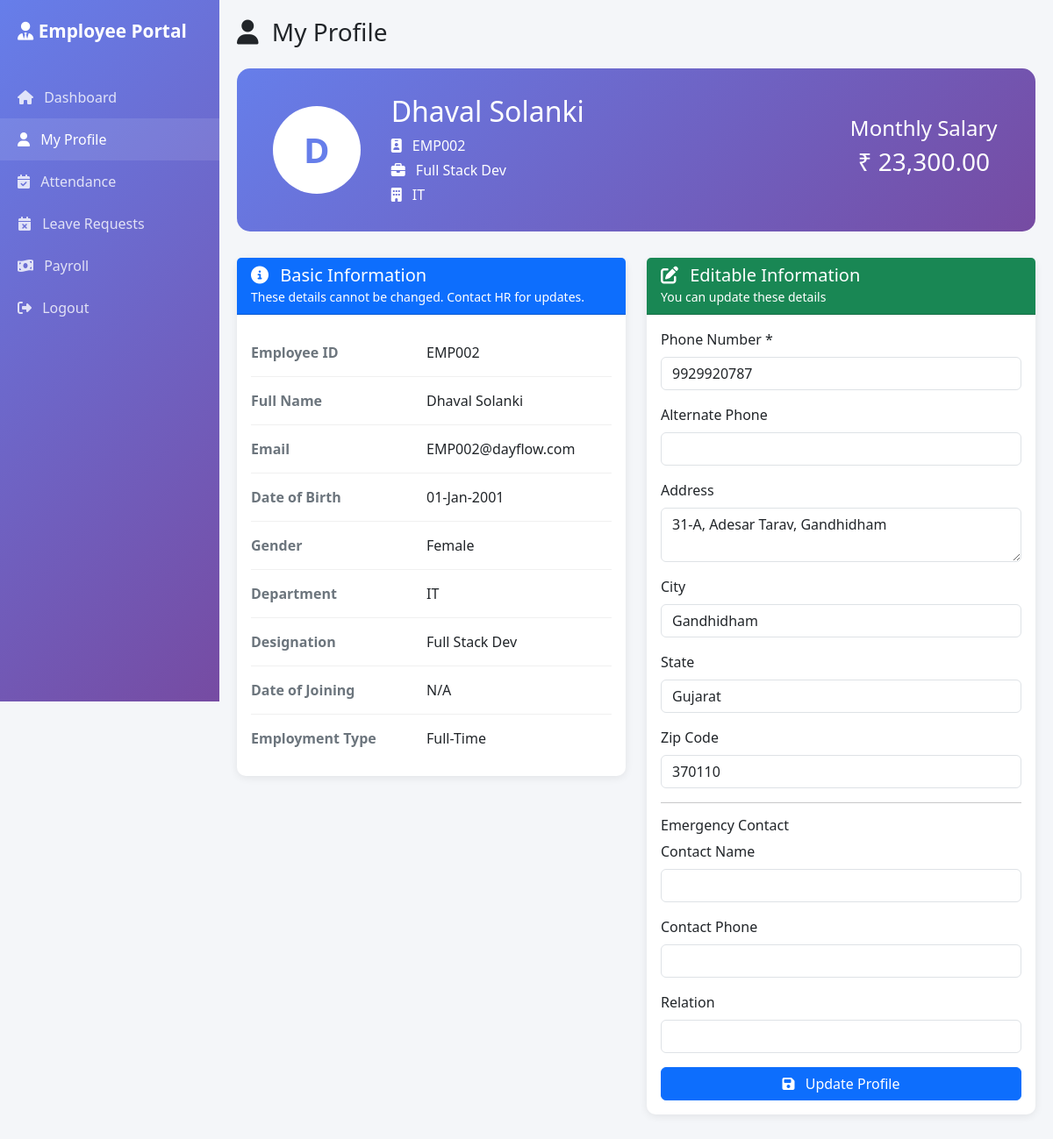
/employee/profile.php (signed in), run on the app's committed database.
### tables this page shows
CREATE TABLE `employees` (
  `id` int(11) NOT NULL,
  `user_id` int(11) NOT NULL,
  `employee_id` varchar(20) NOT NULL,
  `first_name` varchar(50) NOT NULL,
  `last_name` varchar(50) NOT NULL,
  `full_name` varchar(100) GENERATED ALWAYS AS (concat(`first_name`,' ',`last_name`)) STORED,
  `date_of_birth` date DEFAULT NULL,
  `gender` enum('Male','Female','Other') DEFAULT NULL,
  `phone` varchar(15) DEFAULT NULL,
  `alternate_phone` varchar(15) DEFAULT NULL,
  `address` text DEFAULT NULL,
  `city` varchar(50) DEFAULT NULL,
  `state` varchar(50) DEFAULT NULL,
  `zip_code` varchar(10) DEFAULT NULL,
  `country` varchar(50) DEFAULT 'India',
  `profile_picture` varchar(255) DEFAULT NULL,
  `department` varchar(100) DEFAULT NULL,
  `designation` varchar(100) DEFAULT NULL,
  `date_of_joining` date DEFAULT NULL,
  `employment_type` enum('Full-Time','Part-Time','Contract','Intern') DEFAULT 'Full-Time',
  `reporting_manager` int(11) DEFAULT NULL,
  `emergency_contact_name` varchar(100) DEFAULT NULL,
  `emergency_contact_phone` varchar(15) DEFAULT NULL,
  `emergency_contact_relation` varchar(50) DEFAULT NULL,
  `bank_name` varchar(100) DEFAULT NULL,
  `bank_account_number` varchar(30) DEFAULT NULL,
  `bank_ifsc` varchar(20) DEFAULT NULL,
  `pan_number` varchar(10) DEFAULT NULL,
  `aadhar_number` varchar(12) DEFAULT NULL,
  `created_at` timestamp NOT NULL DEFAULT current_timestamp(),
  `updated_at` timestamp NOT NULL DEFAULT current_timestamp() ON UPDATE current_timestamp()
);

CREATE TABLE `salary_structure` (
  `id` int(11) NOT NULL,
  `employee_id` int(11) NOT NULL,
  `basic_salary` decimal(10,2) NOT NULL DEFAULT 0.00,
  `hra` decimal(10,2) DEFAULT 0.00,
  `conveyance_allowance` decimal(10,2) DEFAULT 0.00,
  `medical_allowance` decimal(10,2) DEFAULT 0.00,
  `special_allowance` decimal(10,2) DEFAULT 0.00,
  `other_allowances` decimal(10,2) DEFAULT 0.00,
  `pf_deduction` decimal(10,2) DEFAULT 0.00,
  `tax_deduction` decimal(10,2) DEFAULT 0.00,
  `other_deductions` decimal(10,2) DEFAULT 0.00,
  `gross_salary` decimal(10,2) GENERATED ALWAYS AS (`basic_salary` + `hra` + `conveyance_allowance` + `medical_allowance` + `special_allowance` + `other_allowances`) STORED,
  `total_deductions` decimal(10,2) GENERATED ALWAYS AS (`pf_deduction` + `tax_deduction` + `other_deductions`) STORED,
  `net_salary` decimal(10,2) GENERATED ALWAYS AS (`basic_salary` + `hra` + `conveyance_allowance` + `medical_allowance` + `special_allowance` + `other_allowances` - `pf_deduction` - `tax_deduction` - `other_deductions`) STORED,
  `effective_from` date NOT NULL,
  `created_at` timestamp NOT NULL DEFAULT current_timestamp(),
  `updated_at` timestamp NOT NULL DEFAULT current_timestamp() ON UPDATE current_timestamp()
);

CREATE TABLE `users` (
  `user_id` int(11) NOT NULL,
  `employee_id` varchar(20) NOT NULL,
  `email` varchar(100) NOT NULL,
  `password_hash` varchar(255) NOT NULL,
  `role_id` int(11) NOT NULL DEFAULT 3,
  `is_verified` tinyint(1) DEFAULT 1,
  `reset_token` varchar(100) DEFAULT NULL,
  `reset_token_expiry` datetime DEFAULT NULL,
  `last_login` datetime DEFAULT NULL,
  `is_active` tinyint(1) DEFAULT 1,
  `created_at` timestamp NOT NULL DEFAULT current_timestamp(),
  `updated_at` timestamp NOT NULL DEFAULT current_timestamp() ON UPDATE current_timestamp()
);

### config/db.php (called while the page is built, shortened)
<?php
function formatDate($date, $format = 'd-M-Y') {
    return empty($date) || $date === '0000-00-00' ? 'N/A' : date($format, strtotime($date));
}
function formatCurrency($amount) {
    return '₹ ' . number_format((float)$amount, 2);
}
?>

### employee/profile.php (the view, shortened to what this page needs)
<?php
require_once '../config/db.php';
$db = getDB();
$employeeId = getCurrentEmployeeId();
try {
    $stmt = $db->prepare("
        SELECT e.*, u.email, s.net_salary
        FROM employees e
        INNER JOIN users u ON e.user_id = u.user_id
        LEFT JOIN salary_structure s ON e.id = s.employee_id
        WHERE e.id = ?
    ");
    $stmt->execute([$employeeId]);
    $employee = $stmt->fetch();
} catch(PDOException $e) {
    error_log($e->getMessage());
    redirect('employee/dashboard.php');
}
?>
<!DOCTYPE html>
<html lang="en">
<head>
    <link href="https://cdn.jsdelivr.net/npm/bootstrap@5.3.0/dist/css/bootstrap.min.css" rel="stylesheet">
    <link rel="stylesheet" href="https://cdnjs.cloudflare.com/ajax/libs/font-awesome/6.4.0/css/all.min.css">
</head>
<body>
    <div class="sidebar">
        <div class="logo"><i class="fas fa-user-tie"></i> Employee Portal</div>
        <nav class="nav flex-column mt-3">
            <a class="nav-link" href="dashboard.php"><i class="fas fa-home me-2"></i> Dashboard</a>
            <a class="nav-link active" href="profile.php"><i class="fas fa-user me-2"></i> My Profile</a>
            <a class="nav-link" href="attendance.php"><i class="fas fa-calendar-check me-2"></i> Attendance</a>
            <a class="nav-link" href="leave.php"><i class="fas fa-calendar-times me-2"></i> Leave Requests</a>
            <a class="nav-link" href="payroll.php"><i class="fas fa-money-bill-wave me-2"></i> Payroll</a>
            <a class="nav-link" href="../auth/logout.php"><i class="fas fa-sign-out-alt me-2"></i> Logout</a>
        </nav>
    </div>
    <div class="main-content">
        <h3 class="mb-4"><i class="fas fa-user me-2"></i> My Profile</h3>
        <div class="profile-header">
            <div class="row align-items-center">
                <div class="col-md-2 text-center">
                    <div class="profile-avatar mx-auto">
                        <?php echo strtoupper(substr($employee['first_name'], 0, 1)); ?>
                    </div>
                </div>
                <div class="col-md-7">
                    <h2><?php echo $employee['full_name']; ?></h2>
                    <p class="mb-1"><i class="fas fa-id-badge me-2"></i> <?php echo $employee['employee_id']; ?></p>
                    <p class="mb-1"><i class="fas fa-briefcase me-2"></i> <?php echo $employee['designation']; ?></p>
                    <p class="mb-0"><i class="fas fa-building me-2"></i> <?php echo $employee['department']; ?></p>
                </div>
                <div class="col-md-3 text-center">
                    <h4>Monthly Salary</h4>
                    <h3><?php echo formatCurrency($employee['net_salary'] ?? 0); ?></h3>
                </div>
            </div>
        </div>
        <div class="row">
            <div class="col-lg-6">
                <div class="card">
                    <div class="card-header bg-primary text-white">
                        <h5 class="mb-0"><i class="fas fa-info-circle me-2"></i> Basic Information</h5>
                        <small>These details cannot be changed. Contact HR for updates.</small>
                    </div>
                    <div class="card-body">
                        <div class="info-row">
                            <div class="info-label">Employee ID</div>
                            <div class="info-value"><?php echo $employee['employee_id']; ?></div>
                        </div>
                        <div class="info-row">
                            <div class="info-label">Full Name</div>
                            <div class="info-value"><?php echo $employee['full_name']; ?></div>
                        </div>
                        <div class="info-row">
                            <div class="info-label">Email</div>
                            <div class="info-value"><?php echo $employee['email']; ?></div>
                        </div>
                        <div class="info-row">
                            <div class="info-label">Date of Birth</div>
                            <div class="info-value"><?php echo formatDate($employee['date_of_birth']); ?></div>
                        </div>
                        <div class="info-row">
                            <div class="info-label">Gender</div>
                            <div class="info-value"><?php echo $employee['gender']; ?></div>
                        </div>
                        <div class="info-row">
                            <div class="info-label">Department</div>
                            <div class="info-value"><?php echo $employee['department']; ?></div>
                        </div>
                        <div class="info-row">
                            <div class="info-label">Designation</div>
                            <div class="info-value"><?php echo $employee['designation']; ?></div>
                        </div>
                        <div class="info-row">
                            <div class="info-label">Date of Joining</div>
                            <div class="info-value"><?php echo formatDate($employee['date_of_joining']); ?></div>
                        </div>
                        <div class="info-row">
                            <div class="info-label">Employment Type</div>
                            <div class="info-value"><?php echo $employee['employment_type']; ?></div>
                        </div>
                    </div>
                </div>
            </div>
            <div class="col-lg-6">
                <div class="card">
                    <div class="card-header bg-success text-white">
                        <h5 class="mb-0"><i class="fas fa-edit me-2"></i> Editable Information</h5>
                        <small>You can update these details</small>
                    </div>
                    <div class="card-body">
                        <form method="POST">
                            <div class="mb-3">
                                <label class="form-label">Phone Number *</label>
                                <input type="text" name="phone" class="form-control"
                                    value="<?php echo $employee['phone']; ?>" maxlength="10" required>
                            </div>
                            <div class="mb-3">
                                <label class="form-label">Alternate Phone</label>
                                <input type="text" name="alternate_phone" class="form-control"
                                    value="<?php echo $employee['alternate_phone']; ?>" maxlength="10">
                            </div>
                            <div class="mb-3">
                                <label class="form-label">Address</label>
                                <textarea name="address" class="form-control" rows="2"><?php echo $employee['address']; ?></textarea>
                            </div>
                            <div class="mb-3">
                                <label class="form-label">City</label>
                                <input type="text" name="city" class="form-control" value="<?php echo $employee['city']; ?>">
                            </div>
                            <div class="mb-3">
                                <label class="form-label">State</label>
                                <input type="text" name="state" class="form-control" value="<?php echo $employee['state']; ?>">
                            </div>
                            <div class="mb-3">
                                <label class="form-label">Zip Code</label>
                                <input type="text" name="zip_code" class="form-control" value="<?php echo $employee['zip_code']; ?>">
                            </div>
                            <hr>
                            <h6>Emergency Contact</h6>
                            <div class="mb-3">
                                <label class="form-label">Contact Name</label>
                                <input type="text" name="emergency_contact_name" class="form-control"
                                    value="<?php echo $employee['emergency_contact_name']; ?>">
                            </div>
                            <div class="mb-3">
                                <label class="form-label">Contact Phone</label>
                                <input type="text" name="emergency_contact_phone" class="form-control"
                                    value="<?php echo $employee['emergency_contact_phone']; ?>" maxlength="10">
                            </div>
                            <div class="mb-3">
                                <label class="form-label">Relation</label>
                                <input type="text" name="emergency_contact_relation" class="form-control"
                                    value="<?php echo $employee['emergency_contact_relation']; ?>">
                            </div>
                            <button type="submit" class="btn btn-primary w-100">
                                <i class="fas fa-save me-2"></i> Update Profile
                            </button>
                        </form>
                    </div>
                </div>
            </div>
        </div>
    </div>
</body>
</html>

### employee/profile.php (style rules this page uses)
body { background: #f4f6f9; font-family: 'Segoe UI', Tahoma, Geneva, Verdana, sans-serif; }
.sidebar { min-height: 100vh; background: linear-gradient(135deg, #667eea 0%, #764ba2 100%); color: white; position: fixed; width: 250px; }
.sidebar .logo { padding: 20px; font-size: 1.3rem; font-weight: bold; }
.sidebar .nav-link { color: rgba(255,255,255,0.8); padding: 12px 20px; }
.sidebar .nav-link:hover, .sidebar .nav-link.active { background: rgba(255,255,255,0.1); color: white; }
.main-content { margin-left: 250px; padding: 20px; }
.profile-header { background: linear-gradient(135deg, #667eea 0%, #764ba2 100%); color: white; padding: 30px; border-radius: 15px; margin-bottom: 30px; }
.profile-avatar { width: 100px; height: 100px; border-radius: 50%; background: white; color: #667eea; display: flex; align-items: center; justify-content: center; font-size: 40px; font-weight: bold; }
.card { border: none; border-radius: 10px; box-shadow: 0 2px 10px rgba(0,0,0,0.08); margin-bottom: 20px; }
.info-row { display: flex; padding: 15px 0; border-bottom: 1px solid #f0f0f0; }
.info-row:last-child { border-bottom: none; }
.info-label { flex: 0 0 200px; font-weight: 600; color: #6c757d; }
.info-value { flex: 1; color: #212529; }

### data on the page
employees: first_name "D", full_name "Dhaval Solanki", employee "EMP002", designation "Full Stack Dev", department "IT", salary_structure.net_salary "₹ 23,300.00", user.email "EMP002@dayflow.com", date_of_birth "01-Jan-2001", gender "Female", date_of_joining "N/A", employment_type "Full-Time", phone "9929920787", address "31-A, Adesar Tarav, Gandhidham", city "Gandhidham", state "Gujarat", zip_code "370110"
